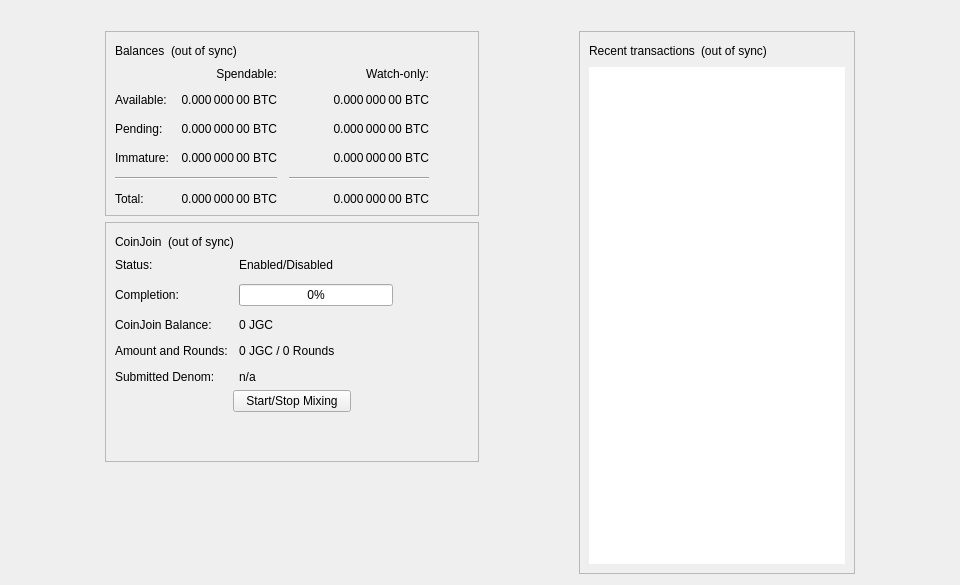
<?xml version="1.0" encoding="UTF-8"?>
<ui version="4.0">
 <class>OverviewPage</class>
 <widget class="QWidget" name="OverviewPage">
  <property name="geometry">
   <rect>
    <x>0</x>
    <y>0</y>
    <width>960</width>
    <height>585</height>
   </rect>
  </property>
  <property name="minimumSize">
   <size>
    <width>960</width>
    <height>0</height>
   </size>
  </property>
  <property name="windowTitle">
   <string>Form</string>
  </property>
  <layout class="QVBoxLayout" name="topLayout">
   <item>
    <widget class="QLabel" name="labelAlerts">
     <property name="visible">
      <bool>false</bool>
     </property>
     <property name="wordWrap">
      <bool>true</bool>
     </property>
     <property name="margin">
      <number>3</number>
     </property>
     <property name="textInteractionFlags">
      <set>Qt::TextSelectableByMouse</set>
     </property>
    </widget>
   </item>
   <item>
    <layout class="QHBoxLayout" name="horizontalLayout" stretch="1,0,1,0,1">
     <item>
      <spacer name="horizontalSpacerLeft">
       <property name="orientation">
        <enum>Qt::Horizontal</enum>
       </property>
       <property name="sizeType">
        <enum>QSizePolicy::Preferred</enum>
       </property>
       <property name="sizeHint" stdset="0">
        <size>
         <width>10</width>
         <height>20</height>
        </size>
       </property>
      </spacer>
     </item>
     <item>
      <layout class="QVBoxLayout" name="verticalLayout_2">
       <item>
        <widget class="QFrame" name="frame">
         <property name="frameShape">
          <enum>QFrame::StyledPanel</enum>
         </property>
         <property name="frameShadow">
          <enum>QFrame::Raised</enum>
         </property>
         <layout class="QVBoxLayout" name="verticalLayout_4">
          <item>
           <layout class="QHBoxLayout" name="horizontalLayout_4">
            <item>
             <widget class="QLabel" name="label_5">
              <property name="text">
               <string>Balances</string>
              </property>
             </widget>
            </item>
            <item>
             <widget class="QLabel" name="labelWalletStatus">
              <property name="toolTip">
               <string>The displayed information may be out of date. Your wallet automatically synchronizes with the Jagoan network after a connection is established, but this process has not completed yet.</string>
              </property>
              <property name="text">
               <string notr="true">(out of sync)</string>
              </property>
              <property name="alignment">
               <set>Qt::AlignLeading|Qt::AlignLeft|Qt::AlignVCenter</set>
              </property>
             </widget>
            </item>
            <item>
             <spacer name="horizontalSpacer_3">
              <property name="orientation">
               <enum>Qt::Horizontal</enum>
              </property>
              <property name="sizeHint" stdset="0">
               <size>
                <width>40</width>
                <height>20</height>
               </size>
              </property>
             </spacer>
            </item>
           </layout>
          </item>
          <item>
           <layout class="QGridLayout" name="gridLayout">
            <property name="spacing">
             <number>12</number>
            </property>
            <item row="2" column="2">
             <widget class="QLabel" name="labelWatchPending">
              <property name="cursor">
               <cursorShape>IBeamCursor</cursorShape>
              </property>
              <property name="toolTip">
               <string>Unconfirmed transactions to watch-only addresses</string>
              </property>
              <property name="text">
               <string notr="true">0.000 000 00 BTC</string>
              </property>
              <property name="alignment">
               <set>Qt::AlignRight|Qt::AlignTrailing|Qt::AlignVCenter</set>
              </property>
              <property name="textInteractionFlags">
               <set>Qt::LinksAccessibleByMouse|Qt::TextSelectableByKeyboard|Qt::TextSelectableByMouse</set>
              </property>
             </widget>
            </item>
            <item row="2" column="1">
             <widget class="QLabel" name="labelUnconfirmed">
              <property name="cursor">
               <cursorShape>IBeamCursor</cursorShape>
              </property>
              <property name="toolTip">
               <string>Total of transactions that have yet to be confirmed, and do not yet count toward the spendable balance</string>
              </property>
              <property name="text">
               <string notr="true">0.000 000 00 BTC</string>
              </property>
              <property name="alignment">
               <set>Qt::AlignRight|Qt::AlignTrailing|Qt::AlignVCenter</set>
              </property>
              <property name="textInteractionFlags">
               <set>Qt::LinksAccessibleByMouse|Qt::TextSelectableByKeyboard|Qt::TextSelectableByMouse</set>
              </property>
             </widget>
            </item>
            <item row="3" column="2">
             <widget class="QLabel" name="labelWatchImmature">
              <property name="cursor">
               <cursorShape>IBeamCursor</cursorShape>
              </property>
              <property name="toolTip">
               <string>Mined balance in watch-only addresses that has not yet matured</string>
              </property>
              <property name="text">
               <string notr="true">0.000 000 00 BTC</string>
              </property>
              <property name="alignment">
               <set>Qt::AlignRight|Qt::AlignTrailing|Qt::AlignVCenter</set>
              </property>
              <property name="textInteractionFlags">
               <set>Qt::LinksAccessibleByMouse|Qt::TextSelectableByKeyboard|Qt::TextSelectableByMouse</set>
              </property>
             </widget>
            </item>
            <item row="4" column="0" colspan="2">
             <widget class="Line" name="lineSpendableBalance">
              <property name="orientation">
               <enum>Qt::Horizontal</enum>
              </property>
             </widget>
            </item>
            <item row="4" column="2">
             <widget class="Line" name="lineWatchBalance">
              <property name="sizePolicy">
               <sizepolicy hsizetype="Preferred" vsizetype="Fixed">
                <horstretch>0</horstretch>
                <verstretch>0</verstretch>
               </sizepolicy>
              </property>
              <property name="minimumSize">
               <size>
                <width>140</width>
                <height>0</height>
               </size>
              </property>
              <property name="orientation">
               <enum>Qt::Horizontal</enum>
              </property>
             </widget>
            </item>
            <item row="5" column="0">
             <widget class="QLabel" name="labelTotalText">
              <property name="text">
               <string>Total:</string>
              </property>
             </widget>
            </item>
            <item row="3" column="1">
             <widget class="QLabel" name="labelImmature">
              <property name="cursor">
               <cursorShape>IBeamCursor</cursorShape>
              </property>
              <property name="toolTip">
               <string>Mined balance that has not yet matured</string>
              </property>
              <property name="text">
               <string notr="true">0.000 000 00 BTC</string>
              </property>
              <property name="alignment">
               <set>Qt::AlignRight|Qt::AlignTrailing|Qt::AlignVCenter</set>
              </property>
              <property name="textInteractionFlags">
               <set>Qt::LinksAccessibleByMouse|Qt::TextSelectableByKeyboard|Qt::TextSelectableByMouse</set>
              </property>
             </widget>
            </item>
            <item row="2" column="3">
             <spacer name="horizontalSpacer_2">
              <property name="orientation">
               <enum>Qt::Horizontal</enum>
              </property>
              <property name="sizeHint" stdset="0">
               <size>
                <width>40</width>
                <height>20</height>
               </size>
              </property>
             </spacer>
            </item>
            <item row="3" column="0">
             <widget class="QLabel" name="labelImmatureText">
              <property name="text">
               <string>Immature:</string>
              </property>
             </widget>
            </item>
            <item row="5" column="1">
             <widget class="QLabel" name="labelTotal">
              <property name="cursor">
               <cursorShape>IBeamCursor</cursorShape>
              </property>
              <property name="toolTip">
               <string>Your current total balance</string>
              </property>
              <property name="text">
               <string notr="true">0.000 000 00 BTC</string>
              </property>
              <property name="alignment">
               <set>Qt::AlignRight|Qt::AlignTrailing|Qt::AlignVCenter</set>
              </property>
              <property name="textInteractionFlags">
               <set>Qt::LinksAccessibleByMouse|Qt::TextSelectableByKeyboard|Qt::TextSelectableByMouse</set>
              </property>
             </widget>
            </item>
            <item row="5" column="2">
             <widget class="QLabel" name="labelWatchTotal">
              <property name="cursor">
               <cursorShape>IBeamCursor</cursorShape>
              </property>
              <property name="toolTip">
               <string>Current total balance in watch-only addresses</string>
              </property>
              <property name="text">
               <string notr="true">0.000 000 00 BTC</string>
              </property>
              <property name="alignment">
               <set>Qt::AlignRight|Qt::AlignTrailing|Qt::AlignVCenter</set>
              </property>
              <property name="textInteractionFlags">
               <set>Qt::LinksAccessibleByMouse|Qt::TextSelectableByKeyboard|Qt::TextSelectableByMouse</set>
              </property>
             </widget>
            </item>
            <item row="0" column="2">
             <widget class="QLabel" name="labelWatchonly">
              <property name="text">
               <string>Watch-only:</string>
              </property>
              <property name="alignment">
               <set>Qt::AlignRight|Qt::AlignTrailing|Qt::AlignVCenter</set>
              </property>
             </widget>
            </item>
            <item row="1" column="0">
             <widget class="QLabel" name="labelBalanceText">
              <property name="text">
               <string>Available:</string>
              </property>
             </widget>
            </item>
            <item row="1" column="1">
             <widget class="QLabel" name="labelBalance">
              <property name="cursor">
               <cursorShape>IBeamCursor</cursorShape>
              </property>
              <property name="toolTip">
               <string>Your current spendable balance</string>
              </property>
              <property name="text">
               <string notr="true">0.000 000 00 BTC</string>
              </property>
              <property name="alignment">
               <set>Qt::AlignRight|Qt::AlignTrailing|Qt::AlignVCenter</set>
              </property>
              <property name="textInteractionFlags">
               <set>Qt::LinksAccessibleByMouse|Qt::TextSelectableByKeyboard|Qt::TextSelectableByMouse</set>
              </property>
             </widget>
            </item>
            <item row="1" column="2">
             <widget class="QLabel" name="labelWatchAvailable">
              <property name="cursor">
               <cursorShape>IBeamCursor</cursorShape>
              </property>
              <property name="toolTip">
               <string>Your current balance in watch-only addresses</string>
              </property>
              <property name="text">
               <string notr="true">0.000 000 00 BTC</string>
              </property>
              <property name="alignment">
               <set>Qt::AlignRight|Qt::AlignTrailing|Qt::AlignVCenter</set>
              </property>
              <property name="textInteractionFlags">
               <set>Qt::LinksAccessibleByMouse|Qt::TextSelectableByKeyboard|Qt::TextSelectableByMouse</set>
              </property>
             </widget>
            </item>
            <item row="2" column="0">
             <widget class="QLabel" name="labelPendingText">
              <property name="text">
               <string>Pending:</string>
              </property>
             </widget>
            </item>
            <item row="0" column="1">
             <widget class="QLabel" name="labelSpendable">
              <property name="text">
               <string>Spendable:</string>
              </property>
              <property name="alignment">
               <set>Qt::AlignRight|Qt::AlignTrailing|Qt::AlignVCenter</set>
              </property>
             </widget>
            </item>
           </layout>
          </item>
         </layout>
        </widget>
       </item>
       <item>
        <widget class="QFrame" name="frameCoinJoin">
         <property name="layoutDirection">
          <enum>Qt::LeftToRight</enum>
         </property>
         <property name="frameShape">
          <enum>QFrame::StyledPanel</enum>
         </property>
         <property name="frameShadow">
          <enum>QFrame::Raised</enum>
         </property>
         <layout class="QVBoxLayout" name="VerticalLayout_PS1">
          <item>
           <layout class="QHBoxLayout" name="horizontalLayout_5">
            <item>
             <widget class="QLabel" name="labelCoinJoinHeader">
              <property name="text">
               <string notr="true">CoinJoin</string>
              </property>
             </widget>
            </item>
            <item>
             <widget class="QLabel" name="labelCoinJoinSyncStatus">
              <property name="toolTip">
               <string>The displayed information may be out of date. Your wallet automatically synchronizes with the Jagoan network after a connection is established, but this process has not completed yet.</string>
              </property>
              <property name="text">
               <string notr="true">(out of sync)</string>
              </property>
              <property name="alignment">
               <set>Qt::AlignLeading|Qt::AlignLeft|Qt::AlignVCenter</set>
              </property>
             </widget>
            </item>
            <item>
             <spacer name="horizontalSpacer_4">
              <property name="orientation">
               <enum>Qt::Horizontal</enum>
              </property>
              <property name="sizeHint" stdset="0">
               <size>
                <width>40</width>
                <height>20</height>
               </size>
              </property>
             </spacer>
            </item>
           </layout>
          </item>
          <item>
           <layout class="QFormLayout" name="coinJoinFormLayout">
            <property name="fieldGrowthPolicy">
             <enum>QFormLayout::AllNonFixedFieldsGrow</enum>
            </property>
            <property name="horizontalSpacing">
             <number>11</number>
            </property>
            <property name="verticalSpacing">
             <number>12</number>
            </property>
            <item row="0" column="0">
             <widget class="QLabel" name="labelCoinJoinEnabledText">
              <property name="text">
               <string>Status:</string>
              </property>
             </widget>
            </item>
            <item row="0" column="1">
             <widget class="QLabel" name="labelCoinJoinEnabled">
              <property name="text">
               <string>Enabled/Disabled</string>
              </property>
             </widget>
            </item>
            <item row="1" column="0">
             <widget class="QLabel" name="labelCompletitionText">
              <property name="text">
               <string>Completion:</string>
              </property>
             </widget>
            </item>
            <item row="1" column="1">
             <widget class="QProgressBar" name="coinJoinProgress">
              <property name="maximumSize">
               <size>
                <width>154</width>
                <height>16777215</height>
               </size>
              </property>
              <property name="value">
               <number>0</number>
              </property>
             </widget>
            </item>
            <item row="2" column="0">
             <widget class="QLabel" name="labelAnonymizedText">
              <property name="text">
               <string notr="true">CoinJoin Balance:</string>
              </property>
             </widget>
            </item>
            <item row="2" column="1">
             <widget class="QLabel" name="labelAnonymized">
              <property name="text">
               <string notr="true">0 JGC</string>
              </property>
             </widget>
            </item>
            <item row="3" column="0">
             <widget class="QLabel" name="labelAmountAndRoundsText">
              <property name="text">
               <string>Amount and Rounds:</string>
              </property>
             </widget>
            </item>
            <item row="3" column="1">
             <widget class="QLabel" name="labelAmountRounds">
              <property name="text">
               <string>0 JGC / 0 Rounds</string>
              </property>
             </widget>
            </item>
            <item row="4" column="0">
             <widget class="QLabel" name="labelSubmittedDenomText">
              <property name="text">
               <string>Submitted Denom:</string>
              </property>
             </widget>
            </item>
            <item row="4" column="1">
             <widget class="QLabel" name="labelSubmittedDenom">
              <property name="toolTip">
               <string>The denominations you submitted to the Masternode.&lt;br&gt;To mix, other users must submit the exact same denominations.</string>
              </property>
              <property name="text">
               <string>n/a</string>
              </property>
              <property name="wordWrap">
               <bool>true</bool>
              </property>
             </widget>
            </item>
           </layout>
          </item>
          <item>
           <layout class="QVBoxLayout" name="VerticalLayout_PS">
            <item>
             <layout class="QHBoxLayout" name="horizontalLayout_3">
              <property name="topMargin">
               <number>0</number>
              </property>
              <item>
               <spacer name="horizontalSpacer_5">
                <property name="orientation">
                 <enum>Qt::Horizontal</enum>
                </property>
                <property name="sizeHint" stdset="0">
                 <size>
                  <width>40</width>
                  <height>20</height>
                 </size>
                </property>
               </spacer>
              </item>
              <item>
               <widget class="QPushButton" name="toggleCoinJoin">
                <property name="sizePolicy">
                 <sizepolicy hsizetype="MinimumExpanding" vsizetype="Fixed">
                  <horstretch>0</horstretch>
                  <verstretch>0</verstretch>
                 </sizepolicy>
                </property>
                <property name="text">
                 <string>Start/Stop Mixing</string>
                </property>
               </widget>
              </item>
              <item>
               <spacer name="horizontalSpacer_6">
                <property name="orientation">
                 <enum>Qt::Horizontal</enum>
                </property>
                <property name="sizeHint" stdset="0">
                 <size>
                  <width>40</width>
                  <height>20</height>
                 </size>
                </property>
               </spacer>
              </item>
             </layout>
            </item>
            <item>
             <spacer name="verticalSpacer_3">
              <property name="orientation">
               <enum>Qt::Vertical</enum>
              </property>
              <property name="sizeHint" stdset="0">
               <size>
                <width>20</width>
                <height>40</height>
               </size>
              </property>
             </spacer>
            </item>
           </layout>
          </item>
         </layout>
        </widget>
       </item>
       <item>
        <spacer name="verticalSpacer">
         <property name="orientation">
          <enum>Qt::Vertical</enum>
         </property>
         <property name="sizeHint" stdset="0">
          <size>
           <width>20</width>
           <height>40</height>
          </size>
         </property>
        </spacer>
       </item>
      </layout>
     </item>
     <item>
      <spacer name="horizontalSpacerCenter">
       <property name="orientation">
        <enum>Qt::Horizontal</enum>
       </property>
       <property name="sizeHint" stdset="0">
        <size>
         <width>10</width>
         <height>20</height>
        </size>
       </property>
      </spacer>
     </item>
     <item>
      <layout class="QVBoxLayout" name="verticalLayout_3">
       <item>
        <widget class="QFrame" name="frame_2">
         <property name="frameShape">
          <enum>QFrame::StyledPanel</enum>
         </property>
         <property name="frameShadow">
          <enum>QFrame::Raised</enum>
         </property>
         <layout class="QVBoxLayout" name="verticalLayout">
          <item>
           <layout class="QHBoxLayout" name="horizontalLayout_2">
            <item>
             <widget class="QLabel" name="label_4">
              <property name="text">
               <string>Recent transactions</string>
              </property>
             </widget>
            </item>
            <item>
             <widget class="QLabel" name="labelTransactionsStatus">
              <property name="toolTip">
               <string>The displayed information may be out of date. Your wallet automatically synchronizes with the Jagoan network after a connection is established, but this process has not completed yet.</string>
              </property>
              <property name="text">
               <string notr="true">(out of sync)</string>
              </property>
              <property name="alignment">
               <set>Qt::AlignLeading|Qt::AlignLeft|Qt::AlignVCenter</set>
              </property>
             </widget>
            </item>
            <item>
             <spacer name="horizontalSpacer">
              <property name="orientation">
               <enum>Qt::Horizontal</enum>
              </property>
              <property name="sizeHint" stdset="0">
               <size>
                <width>40</width>
                <height>20</height>
               </size>
              </property>
             </spacer>
            </item>
           </layout>
          </item>
          <item>
           <widget class="QListView" name="listTransactions">
            <property name="frameShape">
             <enum>QFrame::NoFrame</enum>
            </property>
            <property name="verticalScrollBarPolicy">
             <enum>Qt::ScrollBarAlwaysOff</enum>
            </property>
            <property name="horizontalScrollBarPolicy">
             <enum>Qt::ScrollBarAlwaysOff</enum>
            </property>
            <property name="selectionMode">
             <enum>QAbstractItemView::NoSelection</enum>
            </property>
           </widget>
          </item>
         </layout>
        </widget>
       </item>
      </layout>
     </item>
     <item>
      <spacer name="horizontalSpacerRight">
       <property name="orientation">
        <enum>Qt::Horizontal</enum>
       </property>
       <property name="sizeType">
        <enum>QSizePolicy::Preferred</enum>
       </property>
       <property name="sizeHint" stdset="0">
        <size>
         <width>10</width>
         <height>20</height>
        </size>
       </property>
      </spacer>
     </item>
    </layout>
   </item>
  </layout>
 </widget>
 <resources/>
 <connections/>
</ui>
